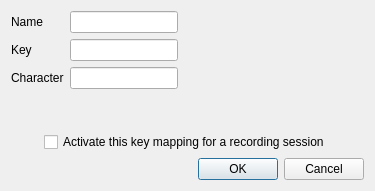
<?xml version="1.0" encoding="UTF-8"?>
<ui version="4.0">
 <class>ItemDialog</class>
 <widget class="QDialog" name="ItemDialog">
  <property name="geometry">
   <rect>
    <x>0</x>
    <y>0</y>
    <width>375</width>
    <height>191</height>
   </rect>
  </property>
  <property name="windowTitle">
   <string>Dialog</string>
  </property>
  <layout class="QVBoxLayout" name="verticalLayout">
   <item>
    <layout class="QVBoxLayout" name="verticalLayout_2">
     <item>
      <layout class="QFormLayout" name="formLayout">
       <property name="fieldGrowthPolicy">
        <enum>QFormLayout::FieldsStayAtSizeHint</enum>
       </property>
       <item row="0" column="0">
        <widget class="QLabel" name="label">
         <property name="text">
          <string>Name</string>
         </property>
        </widget>
       </item>
       <item row="0" column="1">
        <widget class="QLineEdit" name="nameLineEdit">
         <property name="toolTip">
          <string>The name of the drum.
Use one up to three characters.</string>
         </property>
         <property name="inputMask">
          <string>Xxx; </string>
         </property>
        </widget>
       </item>
       <item row="1" column="0">
        <widget class="QLabel" name="label_2">
         <property name="text">
          <string>Key</string>
         </property>
        </widget>
       </item>
       <item row="1" column="1">
        <widget class="QLineEdit" name="keyLineEdit">
         <property name="toolTip">
          <string>The key from your key board you want to use for this drum.
Just one character please. Thanks!</string>
         </property>
         <property name="inputMask">
          <string>X; </string>
         </property>
        </widget>
       </item>
       <item row="2" column="0">
        <widget class="QLabel" name="label_3">
         <property name="text">
          <string>Character</string>
         </property>
        </widget>
       </item>
       <item row="2" column="1">
        <widget class="QLineEdit" name="charLineEdit">
         <property name="toolTip">
          <string>The character that will be used to show this drum in the output</string>
         </property>
         <property name="inputMask">
          <string>X; </string>
         </property>
        </widget>
       </item>
      </layout>
     </item>
    </layout>
   </item>
   <item>
    <layout class="QHBoxLayout" name="horizontalLayout">
     <item>
      <spacer name="horizontalSpacer_2">
       <property name="orientation">
        <enum>Qt::Horizontal</enum>
       </property>
       <property name="sizeHint" stdset="0">
        <size>
         <width>40</width>
         <height>20</height>
        </size>
       </property>
      </spacer>
     </item>
     <item>
      <widget class="QCheckBox" name="activeCheckBox">
       <property name="toolTip">
        <string>You can deactivate this key mapping here. 
A line for the drum will be painted but to key 
presses will be recorded.</string>
       </property>
       <property name="text">
        <string>Activate this key mapping for a recording session</string>
       </property>
      </widget>
     </item>
     <item>
      <spacer name="horizontalSpacer">
       <property name="orientation">
        <enum>Qt::Horizontal</enum>
       </property>
       <property name="sizeHint" stdset="0">
        <size>
         <width>40</width>
         <height>20</height>
        </size>
       </property>
      </spacer>
     </item>
    </layout>
   </item>
   <item>
    <widget class="QDialogButtonBox" name="buttonBox">
     <property name="standardButtons">
      <set>QDialogButtonBox::Cancel|QDialogButtonBox::Ok</set>
     </property>
    </widget>
   </item>
  </layout>
 </widget>
 <resources/>
 <connections/>
</ui>
